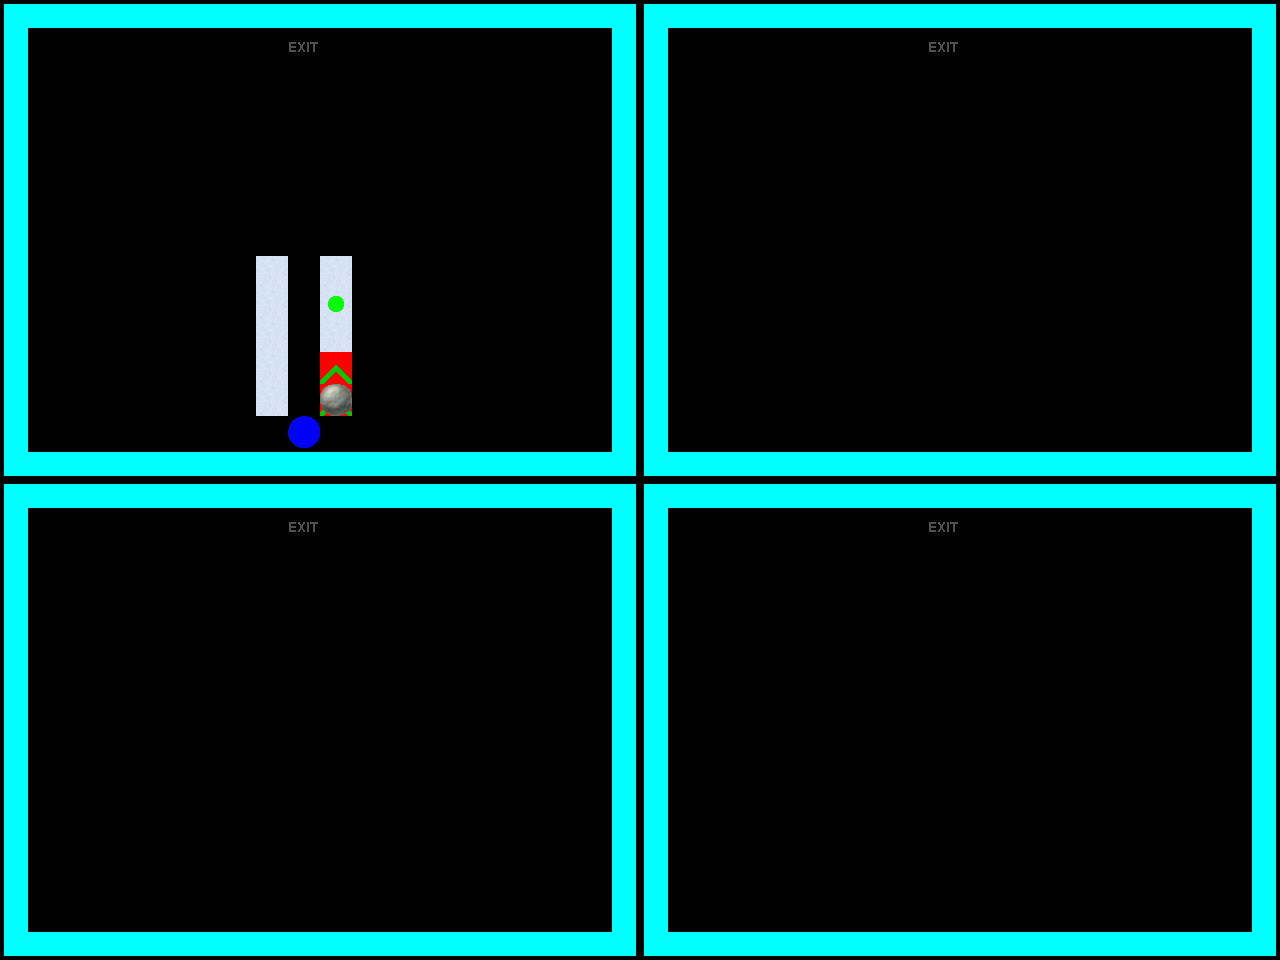

A 2D game scene composited from a Tiled map and its tileset images. What follows is a short description and the map's XML, with each tile layer's data collapsed to a summary:
An orthogonal 40x30 tile map with 32x32 px tiles, 4 tile layers (Layer 0, Layer 1, Layer 2, Layer 3), 5 tilesets.

<map version="1.0" orientation="orthogonal" renderorder="right-down" width="40" height="30" tilewidth="32" tileheight="32" nextobjectid="1">
 <properties>
  <property name="Description" value="Template for new levels" />
  <property name="Title" value="Level 15" />
 </properties>
 <tileset firstgid="1" name="Walls" tilewidth="32" tileheight="32" tilecount="77">
  <image source="walls.png" width="352" height="224" />
 </tileset>
 <tileset firstgid="78" name="Layer0" tilewidth="32" tileheight="32" tilecount="16">
  <image source="Layer0.png" width="256" height="64" />
 </tileset>
 <tileset firstgid="94" name="Layer1" tilewidth="32" tileheight="32" tilecount="8">
  <image source="Layer1.png" width="256" height="32" />
 </tileset>
 <tileset firstgid="102" name="Layer2" tilewidth="32" tileheight="32" tilecount="8">
  <image source="Layer2.png" width="256" height="32" />
 </tileset>
 <tileset firstgid="110" name="Layer3" tilewidth="32" tileheight="32" tilecount="8">
  <image source="Layer3.png" width="256" height="32" />
 </tileset>
 <layer name="Layer 0" width="40" height="30">
  <data>[1200 cells, 278 non-empty, 9 distinct tile ids]</data>
 </layer>
 <layer name="Layer 1" width="40" height="30">
  <data>[1200 cells, 0 non-empty, 0 distinct tile ids]</data>
 </layer>
 <layer name="Layer 2" width="40" height="30">
  <data>[1200 cells, 1 non-empty, 1 distinct tile ids]</data>
 </layer>
 <layer name="Layer 3" width="40" height="30">
  <data>[1200 cells, 2 non-empty, 2 distinct tile ids]</data>
 </layer>
</map>
